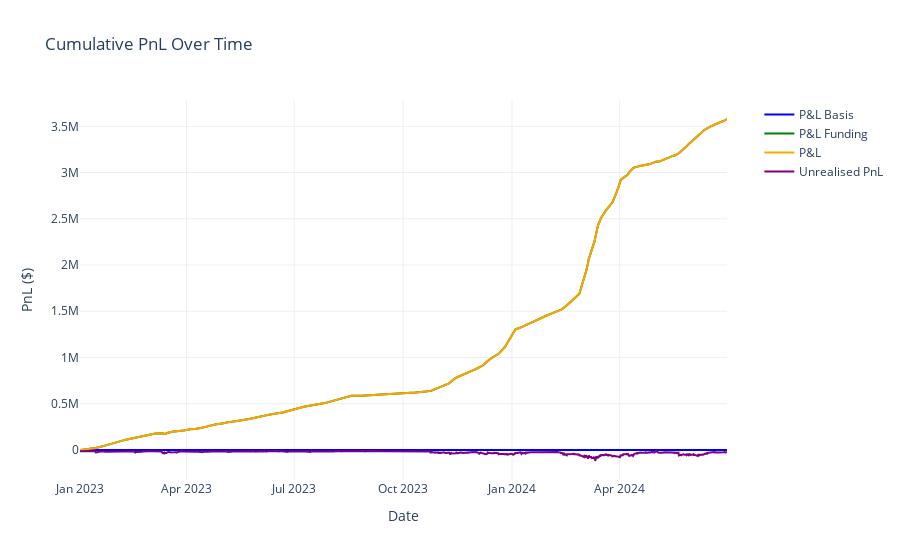

The notebook cell saved with this chart:
### Code cell
collateral_filepath = './results/simple_hold_open_test/collateral_log.csv'
collateral_df = pd.read_csv(collateral_filepath)

collateral_df['time'] = pd.to_datetime(collateral_df['time'])
collateral_df.set_index('time', inplace=True)

collateral_columns = [
    'binance_btc_collateral', 'binance_eth_collateral', 'binance_liquid_cash', 
    'okx_btc_collateral', 'okx_eth_collateral', 'okx_liquid_cash', 
    'bybit_btc_collateral', 'bybit_eth_collateral', 'bybit_liquid_cash'
]
funding_columns = ['binance_funding', 'okx_funding', 'bybit_funding']

unrealised_pnl_columns = ['binance_unrealised_pnl', 'okx_unrealised_pnl', 'bybit_unrealised_pnl']

initial_investment = 10000000
collateral_df['pnl_basis'] = collateral_df[collateral_columns].sum(axis=1) - initial_investment
collateral_df['pnl_funding'] = collateral_df[funding_columns].sum(axis=1)
collateral_df['total_pnl'] = collateral_df['pnl_basis'] + collateral_df['pnl_funding']

collateral_df['cumulative_pnl_basis_pct'] = (collateral_df['pnl_basis'] / initial_investment) * 100
collateral_df['cumulative_pnl_funding_pct'] = (collateral_df['pnl_funding'] / initial_investment) * 100
collateral_df['cumulative_total_pnl_pct'] = (collateral_df['total_pnl'] / initial_investment) * 100
collateral_df['cumulative_unrealised_pnl'] = collateral_df[unrealised_pnl_columns].sum(axis=1)


fig = go.Figure()

fig.add_trace(go.Scatter(
    x=collateral_df.index,
    y=collateral_df['pnl_basis'],
    mode='lines',
    name='P&L Basis',
    line=dict(width=2, color='blue'),
    hovertemplate='PnL Basis: $%{y:.2f}<br>Date: %{x}',
    yaxis='y1' 
))

fig.add_trace(go.Scatter(
    x=collateral_df.index,
    y=collateral_df['pnl_funding'],
    mode='lines',
    name='P&L Funding',
    line=dict(width=2, color='green'),
    hovertemplate='PnL Funding: $%{y:.2f}<br>Date: %{x}',
    yaxis='y1'
))

fig.add_trace(go.Scatter(
    x=collateral_df.index,
    y=collateral_df['total_pnl'],
    mode='lines',
    name='P&L',
    line=dict(width=2, color='orange'),
    hovertemplate='Total PnL: $%{y:.2f}<br>Date: %{x}',
    yaxis='y1'
))

# fig.add_trace(go.Scatter(
#     x=collateral_df.index,
#     y=collateral_df['cumulative_pnl_basis_pct'],
#     mode='lines',
#     name='P&L Basis',
#     line=dict(width=2, color='blue'),
#     hovertemplate='PnL Basis: %{y:.2f}%<br>Date: %{x}',
#     yaxis='y2',
#     showlegend=False
# ))

# fig.add_trace(go.Scatter(
#     x=collateral_df.index,
#     y=collateral_df['cumulative_pnl_funding_pct'],
#     mode='lines',
#     name='P&L Funding',
#     line=dict(width=2, color='green'),
#     hovertemplate='PnL Funding: %{y:.2f}%<br>Date: %{x}',
#     yaxis='y2',
#     showlegend=False
# ))

# fig.add_trace(go.Scatter(
#     x=collateral_df.index,
#     y=collateral_df['cumulative_total_pnl_pct'],
#     mode='lines',
#     name='P&L',
#     line=dict(width=2, color='orange'),
#     hovertemplate='Total PnL: %{y:.2f}%<br>Date: %{x}',
#     yaxis='y2',
#     showlegend=False
# ))

fig.add_trace(go.Scatter(
    x=collateral_df.index,
    y=collateral_df['cumulative_unrealised_pnl'],
    mode='lines',
    name='Unrealised PnL',
    line=dict(width=2, color='purple'),
    hovertemplate='Unrealised PnL: $%{y:.2f}<br>Date: %{x}',
    yaxis='y1'
))

fig.update_layout(
    title='Cumulative PnL Over Time',
    xaxis_title='Date',
    yaxis=dict(title='PnL ($)'), 
    yaxis2=dict(title='PnL (%)', overlaying='y', side='right'), 
    template='plotly_white',
    hovermode='x unified',    
    # margin=dict(l=50, r=100, t=50, b=50), 
    # autosize=True,  
    # width=1000, 
    # height=600, 
    legend=dict(
        x=1.05,
        y=1,
        xanchor='left',
        yanchor='top'
    )
)

fig.update_xaxes(
    tickformat='%b %Y',
    tickangle=0,
    showgrid=True,
    zeroline=True,
    showticklabels=True,
    dtick='M3'
)

fig.show()

### Figure 1 — Plotly figure (JSON) as saved in the notebook; plotly's stock layout.template omitted (floating-point values rounded to 4 significant figures; data arrays with more than 128 entries replaced by an {"elided": "..."} marker saying what was removed)
{"data": [{"hovertemplate": "PnL Basis: $%{y:.2f}<br>Date: %{x}", "line": {"color": "blue", "width": 2}, "mode": "lines", "name": "P&L Basis", "type": "scatter", "x": {"elided": "1641 str values"}, "y": {"elided": "1641 int values"}, "yaxis": "y"}, {"hovertemplate": "PnL Funding: $%{y:.2f}<br>Date: %{x}", "line": {"color": "green", "width": 2}, "mode": "lines", "name": "P&L Funding", "type": "scatter", "x": {"elided": "1641 str values"}, "y": {"elided": "1641 float values"}, "yaxis": "y"}, {"hovertemplate": "Total PnL: $%{y:.2f}<br>Date: %{x}", "line": {"color": "orange", "width": 2}, "mode": "lines", "name": "P&L", "type": "scatter", "x": {"elided": "1641 str values"}, "y": {"elided": "1641 float values"}, "yaxis": "y"}, {"hovertemplate": "Unrealised PnL: $%{y:.2f}<br>Date: %{x}", "line": {"color": "purple", "width": 2}, "mode": "lines", "name": "Unrealised PnL", "type": "scatter", "x": {"elided": "1641 str values"}, "y": {"elided": "1641 float values"}, "yaxis": "y"}], "layout": {"hovermode": "x unified", "legend": {"x": 1.05, "xanchor": "left", "y": 1, "yanchor": "top"}, "title": {"text": "Cumulative PnL Over Time"}, "xaxis": {"dtick": "M3", "showgrid": true, "showticklabels": true, "tickangle": 0, "tickformat": "%b %Y", "title": {"text": "Date"}, "zeroline": true}, "yaxis": {"title": {"text": "PnL ($)"}}, "yaxis2": {"overlaying": "y", "side": "right", "title": {"text": "PnL (%)"}}}}
